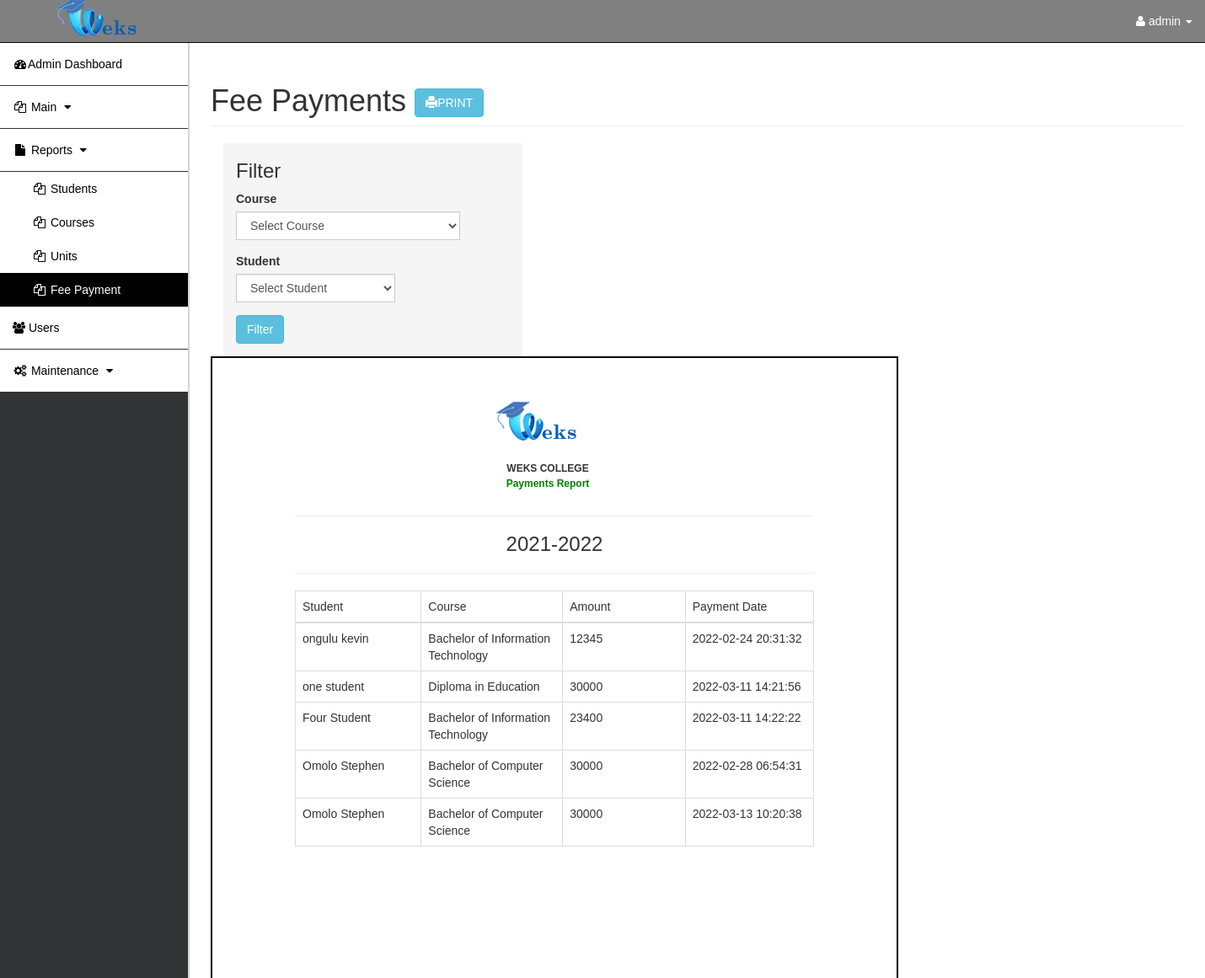
Page /rms.php?page=finance_fee_payment_report (signed in, upper part) on the earlier database version.
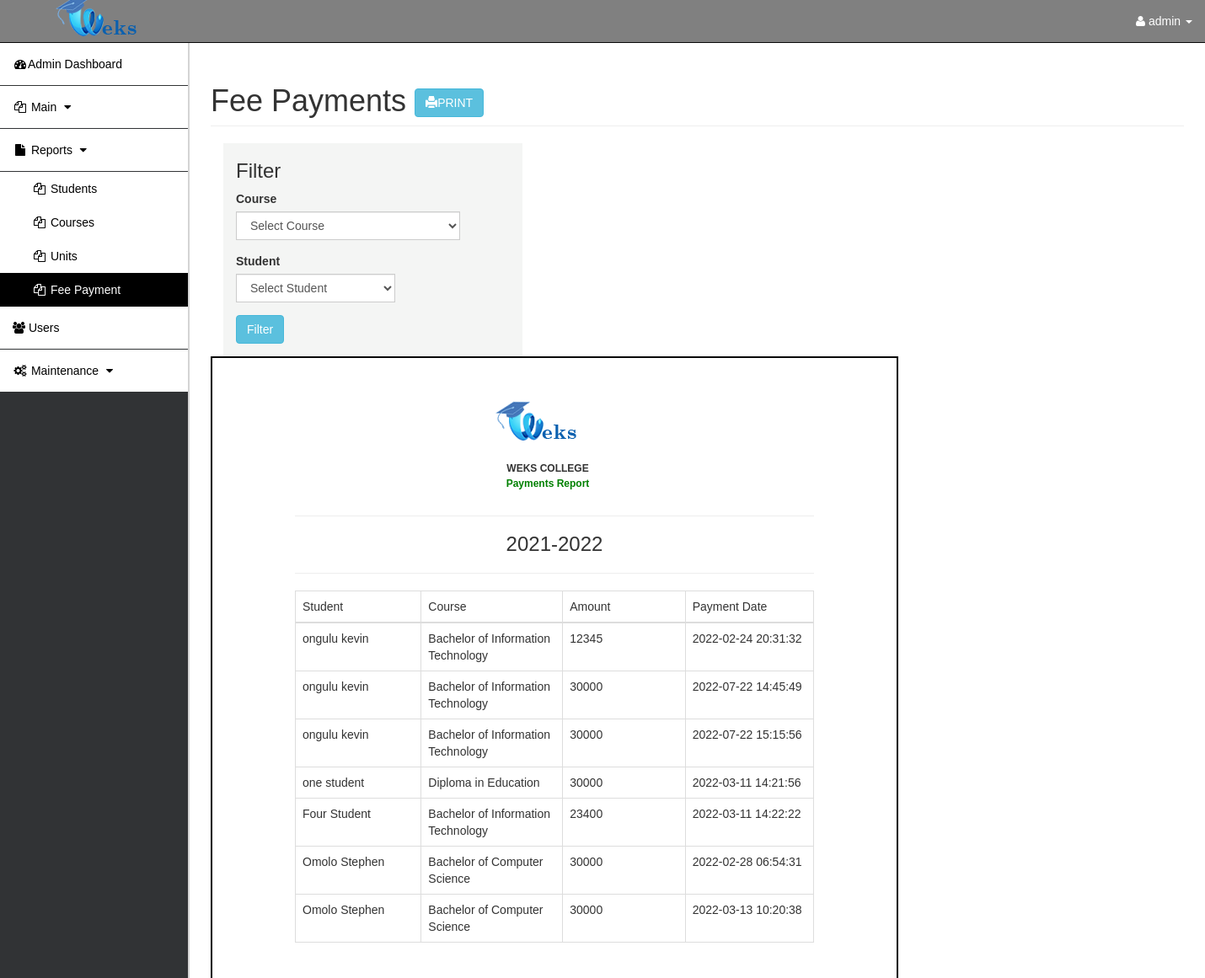
Same page on the later database version.
### tables this page shows
CREATE TABLE `school_year` (
  `SY_ID` int(10) NOT NULL,
  `school_year` varchar(10) NOT NULL,
  `status` varchar(10) NOT NULL
);

CREATE TABLE `payments` (
  `id` int(10) NOT NULL,
  `student` int(10) NOT NULL,
  `semester` int(10) NOT NULL,
  `amount` int(10) NOT NULL,
  `study_year` int(10) NOT NULL,
  `payment_date` datetime NOT NULL,
  `school_year` int(10) NOT NULL,
  `payment_method` varchar(100) NOT NULL DEFAULT 'Bank',
  `paid_by` varchar(100) DEFAULT NULL,
  `date_of_payment` date DEFAULT NULL
);

CREATE TABLE `user` (
  `USER_ID` int(11) NOT NULL,
  `LASTNAME` varchar(30) NOT NULL,
  `FIRSTNAME` varchar(30) NOT NULL,
  `MIDDLE_NAME` varchar(100) NOT NULL,
  `USERNAME` varchar(100) NOT NULL,
  `USER_TYPE` varchar(15) NOT NULL,
  `ADDRESS` varchar(255) NOT NULL,
  `GENDER` varchar(10) NOT NULL,
  `DOB` date NOT NULL DEFAULT current_timestamp(),
  `EMAIL` varchar(100) NOT NULL,
  `PASSWORD` varchar(255) NOT NULL DEFAULT '0192023a7bbd73250516f069df18b500'
);

CREATE TABLE `program` (
  `PROGRAM_ID` int(20) NOT NULL,
  `PROGRAM` varchar(255) NOT NULL,
  `DESCRIPTION` varchar(50) NOT NULL,
  `no_of_years` int(10) NOT NULL DEFAULT 1
);

### finance_fee_payment_report.php (the view, shortened to what this page needs)
<?php session_start();
include 'db.php';
$sub_query=" WHERE payments.amount !='' ";
?>
<h1 class="page-header">Fee Payments
  <button type="text" class="btn btn-info" onclick="printContent('stud')" >
    <i class="glyphicon glyphicon-print"></i>PRINT</button>
  </h1>
  <div class="col-md-4" id="">
  <div style="background-color:rgba(208, 212, 209, 0.23);padding-left:30px">
    <div class="row main">
      <div class="main-login main-center">
        <h3 id="head">Filter</h3>
        <form class="" method="post">
          <div class="form-group">
            <label for="sub" class="cols-sm-2 control-label">Course</label>
            <div class="cols-sm-4">
              <div class="input-group">
                <select name="subject_id" class="form-control">
                  <option value="">Select Course</option>
                </select>
              </div>
            </div>
          </div>
          <div class="form-group">
            <label for="sub" class="cols-sm-2 control-label">Student</label>
            <div class="cols-sm-4">
              <div class="input-group">
                <select name="stud_id" class="form-control">
                  <option value="">Select Student</option>
                </select>
              </div>
            </div>
          </div>
          <div class="form-group ">
            <button type="submit" name="verify" class="btn btn-info" id="btn_add">Filter</button>
          </div>
        </form>
      </div>
    </div>
  </div>
</div>
  <div class="container">
    <div class="row">
     <div class="col-sm-3">
    </div>
    <br> <br>
    <div class="col-md-8" id="stud" style="padding:50px">
      <img style="margin-left: 40%;" src="asset/images/logo.png"><br><br>
      <div style="margin-left:.5in;margin-right:.5in;margin-top:.1in;margin-bottom:.1in;line-height:1mm;">
       <table>
         <tr>
          <td style="width:20%;">
          </td>
          <td style="width:400px;font-size:12px;line-height:1mm;text-align:center" >
            <p><b>WEKS COLLEGE</b></p>
            <p style="padding:5px; font-weight: bold; color:green" >Payments Report</p>
          </td>
       </tr>
     </table>
     <?php
      $sy=$conn->query("SELECT  DISTINCT payments.school_year from payments");
      while($row7=mysqli_fetch_array($sy)){
        $school_year_f=$row7['school_year'];
        $row5=$conn->query("SELECT school_year FROM school_year WHERE SY_ID='$school_year_f'");
        $school_year=mysqli_fetch_assoc($row5);
        $school_year=$school_year['school_year'];
        ?>
        <hr>
        <h3 style="text-align:center;"><?php echo $school_year ?></h3>
        <hr>
     <table id="students" class="table table-bordered" >
      <thead>
        <tr id="heads">
          <td style="width:10%">Student</td>
          <td style="width:10%">Course</td>
          <td style="width:10%">Amount</td>
                  <td style="width:10%">Payment Date</th>
                  </tr>
                </thead>
                <tbody>
                  <?php
                  include 'db.php';
                  $sql=  mysqli_query($conn, "SELECT * FROM payments left join grade on payments.semester=grade.grade_id JOIN school_year ON payments.school_year=school_year.SY_ID JOIN  students ON payments.student=students.STUDENT_ID join user on students.USER=user.USER_ID left join program on students.PROGRAM=program.PROGRAM_ID $sub_query");
                  while($row = mysqli_fetch_assoc($sql)) {
                    ?>
                    <tr>
                      <td><?php echo $row['LASTNAME'] . ' ' . $row['FIRSTNAME']. ' ' . $row['MIDDLENAME'] ?></td>
                      <td><?php echo $row['PROGRAM'] ?></td>
                      <td><?php echo $row['amount'] ?></td>
                      <td><?php echo $row['payment_date'] ?></td>
                    </tr>
                    <?php
                  } mysqli_close($conn);
                  ?>
                </tbody>
              </table>
            <?php } ?>
            </div>
          </div>
        </div>
      </div>

Differences in the rows shown:
added payments: user.LASTNAME "ongulu", user.FIRSTNAME "kevin", program.PROGRAM "Bachelor of Information Technology", amount "30000", payment_date "2022-07-22 14:45:49"
added payments: user.LASTNAME "ongulu", user.FIRSTNAME "kevin", program.PROGRAM "Bachelor of Information Technology", amount "30000", payment_date "2022-07-22 15:15:56"
